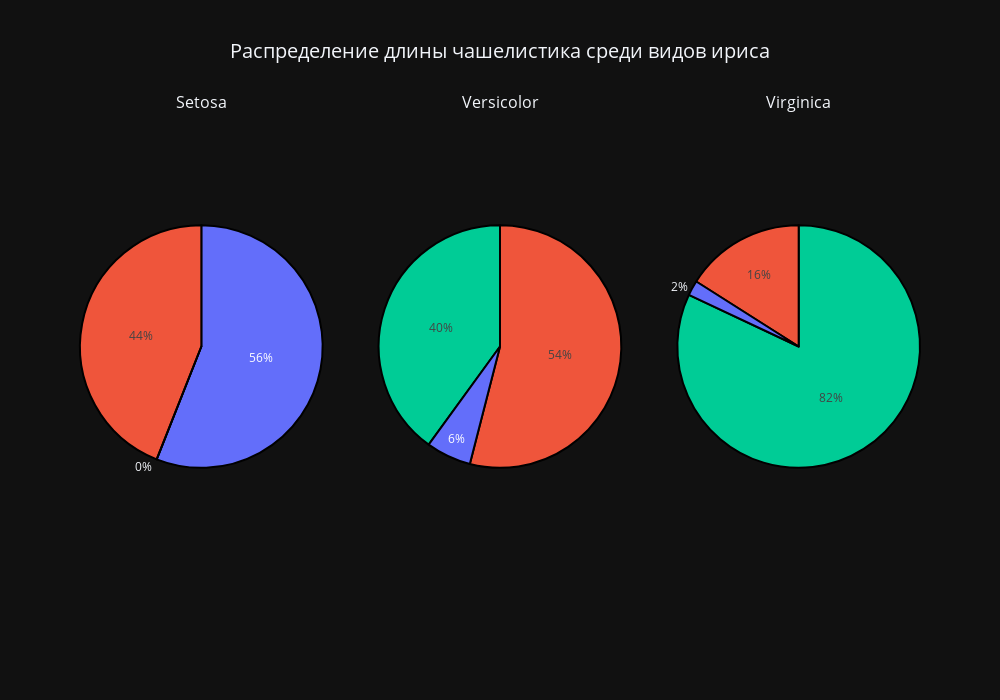

The notebook cell this image was saved under:
### Markdown cell above
## Задание 4

### Code cell
import plotly.graph_objs as go
from plotly.subplots import make_subplots
import plotly.io as pio
import pandas as pd

df_tmp = df.copy()
df_tmp['sepal_length_category'] = pd.cut(       # Разбивка длины чашелистика на категории
    df_tmp['sepal_length'], 
    bins=[4, 5, 6, 8],                      # Границы для разбивки (например, маленькая, средняя, большая)
    labels=['Маленькая длина', 'Средняя длина', 'Большая длина']  # Категории
)
# Подсчет количества экземпляров для каждой категории и каждого вида
category_counts = df_tmp.groupby(['species', 'sepal_length_category']).size().reset_index(name='counts')
# Создание фигуры с 3 подграфиками (1 ряд, 3 столбца)
fig = make_subplots(
    rows=1, cols=3,
    subplot_titles=("Setosa", "Versicolor", "Virginica"),
    specs=[[{'type': 'domain'}, {'type': 'domain'}, {'type': 'domain'}]]  # Тип подграфиков — круговые диаграммы
)
for col_num, species in zip(range(1, 4), df_tmp['species'].unique()):       # Ещё один крутой цикл
    subset = category_counts[category_counts['species'] == species]     # Данные для каждого вида
    fig.add_trace(
        go.Pie(
            labels=subset['sepal_length_category'],                     # Категории длины чашелистика
            values=subset['counts'],                                    # Количество экземпляров
            name=species,                                               # Имя графика (вид ириса)
            marker=dict(line=dict(color='black', width=2))              # Черные границы
        ),
        row=1, col=col_num
    )
fig.update_layout(                                                      # Настройки общего графика
    title=dict(text="Распределение длины чашелистика среди видов ириса", x=0.5, font=dict(size=20)),
    width=1000,
    height=700,
    showlegend=False                                                    # Внутри диаграммы есть подпись так что зачем? нет причины
)
# Отображение графика
pio.show(fig)

### Figure 1 — Plotly figure (JSON) as saved in the notebook; plotly's stock layout.template omitted (floating-point values rounded to 4 significant figures)
{"data": [{"labels": ["Маленькая длина", "Средняя длина", "Большая длина"], "marker": {"line": {"color": "black", "width": 2}}, "name": "setosa", "values": [28, 22, 0], "type": "pie", "domain": {"x": [0.0, 0.2889], "y": [0.0, 1.0]}}, {"labels": ["Маленькая длина", "Средняя длина", "Большая длина"], "marker": {"line": {"color": "black", "width": 2}}, "name": "versicolor", "values": [3, 27, 20], "type": "pie", "domain": {"x": [0.3556, 0.6444], "y": [0.0, 1.0]}}, {"labels": ["Маленькая длина", "Средняя длина", "Большая длина"], "marker": {"line": {"color": "black", "width": 2}}, "name": "virginica", "values": [1, 8, 41], "type": "pie", "domain": {"x": [0.7111, 1.0], "y": [0.0, 1.0]}}], "layout": {"annotations": [{"font": {"size": 16}, "showarrow": false, "text": "Setosa", "x": 0.1444, "xanchor": "center", "xref": "paper", "y": 1.0, "yanchor": "bottom", "yref": "paper"}, {"font": {"size": 16}, "showarrow": false, "text": "Versicolor", "x": 0.5, "xanchor": "center", "xref": "paper", "y": 1.0, "yanchor": "bottom", "yref": "paper"}, {"font": {"size": 16}, "showarrow": false, "text": "Virginica", "x": 0.8556, "xanchor": "center", "xref": "paper", "y": 1.0, "yanchor": "bottom", "yref": "paper"}], "title": {"font": {"size": 20}, "text": "Распределение длины чашелистика среди видов ириса", "x": 0.5}, "width": 1000, "height": 700, "showlegend": false}}
